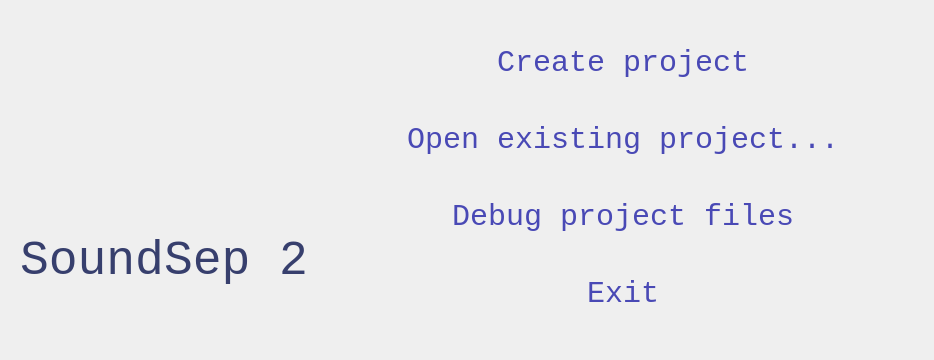
<?xml version="1.0" encoding="UTF-8"?>
<ui version="4.0">
 <class>SplashPage</class>
 <widget class="QWidget" name="SplashPage">
  <property name="geometry">
   <rect>
    <x>0</x>
    <y>0</y>
    <width>934</width>
    <height>360</height>
   </rect>
  </property>
  <property name="sizePolicy">
   <sizepolicy hsizetype="Fixed" vsizetype="Fixed">
    <horstretch>0</horstretch>
    <verstretch>0</verstretch>
   </sizepolicy>
  </property>
  <property name="windowTitle">
   <string>SoundSep</string>
  </property>
  <property name="styleSheet">
   <string notr="true"/>
  </property>
  <layout class="QGridLayout" name="gridLayout">
   <item row="0" column="0">
    <layout class="QHBoxLayout" name="horizontalLayout">
     <item>
      <widget class="QWidget" name="widget" native="true">
       <property name="sizePolicy">
        <sizepolicy hsizetype="Preferred" vsizetype="Preferred">
         <horstretch>1</horstretch>
         <verstretch>0</verstretch>
        </sizepolicy>
       </property>
       <layout class="QHBoxLayout" name="horizontalLayout_2">
        <item>
         <layout class="QVBoxLayout" name="verticalLayout">
          <item>
           <widget class="QLabel" name="label">
            <property name="text">
             <string/>
            </property>
            <property name="pixmap">
             <pixmap>../../../soundsep/src/main/icons/linux/256.png</pixmap>
            </property>
            <property name="alignment">
             <set>Qt::AlignCenter</set>
            </property>
           </widget>
          </item>
          <item>
           <widget class="QLabel" name="label_2">
            <property name="font">
             <font>
              <family>Courier New</family>
              <pointsize>36</pointsize>
              <weight>50</weight>
              <bold>false</bold>
             </font>
            </property>
            <property name="styleSheet">
             <string notr="true">QLabel {
	color: rgb(55, 63, 109);
}</string>
            </property>
            <property name="text">
             <string>SoundSep 2</string>
            </property>
            <property name="textFormat">
             <enum>Qt::RichText</enum>
            </property>
            <property name="alignment">
             <set>Qt::AlignCenter</set>
            </property>
           </widget>
          </item>
         </layout>
        </item>
       </layout>
      </widget>
     </item>
     <item>
      <widget class="QWidget" name="widget_2" native="true">
       <property name="sizePolicy">
        <sizepolicy hsizetype="Fixed" vsizetype="Preferred">
         <horstretch>2</horstretch>
         <verstretch>0</verstretch>
        </sizepolicy>
       </property>
       <property name="minimumSize">
        <size>
         <width>600</width>
         <height>0</height>
        </size>
       </property>
       <property name="maximumSize">
        <size>
         <width>600</width>
         <height>16777215</height>
        </size>
       </property>
       <layout class="QHBoxLayout" name="horizontalLayout_3">
        <item>
         <layout class="QVBoxLayout" name="verticalLayout_2">
          <item>
           <widget class="QPushButton" name="createProjectButton">
            <property name="font">
             <font>
              <family>Courier New</family>
              <pointsize>-1</pointsize>
             </font>
            </property>
            <property name="styleSheet">
             <string notr="true">QPushButton {
    color: rgb(73, 73, 181);
    font-size: 30px;
    padding: 10px;
    border: 0;
}

QPushButton:hover {
    color: rgb(0, 8, 127);
    font-weight: bold;
}
</string>
            </property>
            <property name="text">
             <string>Create project</string>
            </property>
           </widget>
          </item>
          <item>
           <widget class="QPushButton" name="openProjectButton">
            <property name="font">
             <font>
              <family>Courier New</family>
              <pointsize>-1</pointsize>
             </font>
            </property>
            <property name="styleSheet">
             <string notr="true">QPushButton {
    color: rgb(73, 73, 181);
    font-size: 30px;
    padding: 10px;
    border: 0;
}

QPushButton:hover {
    color: rgb(0, 8, 127);
    font-weight: bold;
}
</string>
            </property>
            <property name="text">
             <string>Open existing project...</string>
            </property>
           </widget>
          </item>
          <item>
           <widget class="QPushButton" name="debugProjectButton">
            <property name="font">
             <font>
              <family>Courier New</family>
              <pointsize>-1</pointsize>
             </font>
            </property>
            <property name="styleSheet">
             <string notr="true">QPushButton {
    color: rgb(73, 73, 181);
    font-size: 30px;
    padding: 10px;
    border: 0;
}

QPushButton:hover {
    color: rgb(0, 8, 127);
    font-weight: bold;
}
</string>
            </property>
            <property name="text">
             <string>Debug project files</string>
            </property>
           </widget>
          </item>
          <item>
           <widget class="QPushButton" name="exitButton">
            <property name="font">
             <font>
              <family>Courier New</family>
              <pointsize>-1</pointsize>
             </font>
            </property>
            <property name="styleSheet">
             <string notr="true">QPushButton {
    color: rgb(73, 73, 181);
    font-size: 30px;
    padding: 10px;
    border: 0;
}

QPushButton:hover {
    color: rgb(0, 8, 127);
    font-weight: bold;
}
</string>
            </property>
            <property name="text">
             <string>Exit</string>
            </property>
           </widget>
          </item>
         </layout>
        </item>
       </layout>
      </widget>
     </item>
    </layout>
   </item>
  </layout>
 </widget>
 <resources/>
 <connections/>
</ui>
